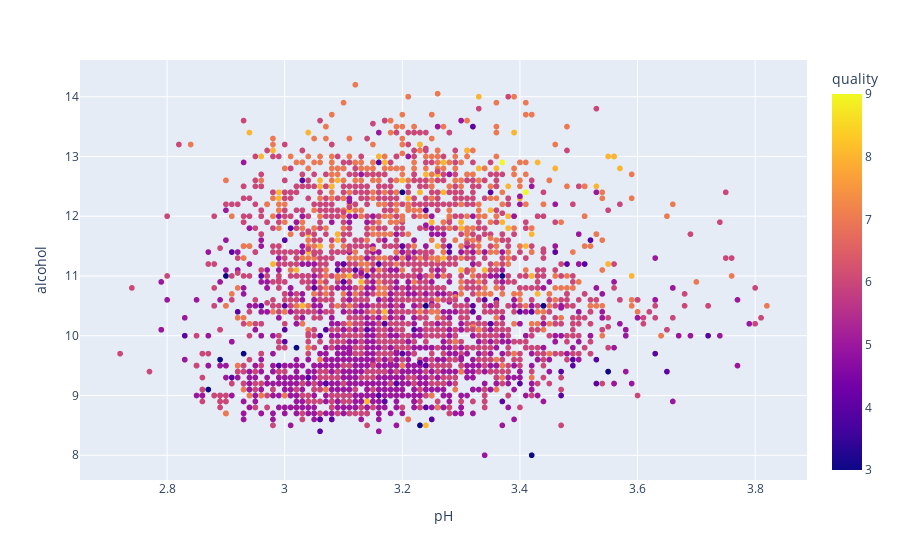

Here is the notebook cell this chart was saved with:
### Markdown cell above
### Задача 2.3
**(5 поени) (код)** Исцртајте ги на график вината така што на x оската ќе биде ph вредноста, на y оската ќе биде алкохолот, а квалитетот на вината ќе биде претставен со боја или симбол.

**Совет**: За помош може да го искористите третиот пример `Setting size and color with column names` од [документацијата](https://plotly.com/python/line-and-scatter/) на плотли.

### Code cell
import plotly.express as px
fig = px.scatter(df, x="pH", y="alcohol", color="quality",)
fig.show()

### Figure 1 — Plotly figure (JSON) as saved in the notebook; plotly's stock layout.template omitted (floating-point values rounded to 4 significant figures; data arrays with more than 128 entries replaced by an {"elided": "..."} marker saying what was removed)
{"data": [{"hovertemplate": "pH=%{x}<br>alcohol=%{y}<br>quality=%{marker.color}<extra></extra>", "legendgroup": "", "marker": {"color": {"elided": "4898 int values"}, "coloraxis": "coloraxis", "symbol": "circle"}, "mode": "markers", "name": "", "showlegend": false, "type": "scattergl", "x": {"elided": "4898 float values"}, "xaxis": "x", "y": {"elided": "4898 float values"}, "yaxis": "y"}], "layout": {"coloraxis": {"colorbar": {"title": {"text": "quality"}}, "colorscale": [[0, "#0d0887"], [0.1111, "#46039f"], [0.2222, "#7201a8"], [0.3333, "#9c179e"], [0.4444, "#bd3786"], [0.5556, "#d8576b"], [0.6667, "#ed7953"], [0.7778, "#fb9f3a"], [0.8889, "#fdca26"], [1, "#f0f921"]]}, "legend": {"tracegroupgap": 0}, "margin": {"t": 60}, "xaxis": {"anchor": "y", "domain": [0, 1], "title": {"text": "pH"}}, "yaxis": {"anchor": "x", "domain": [0, 1], "title": {"text": "alcohol"}}}}
